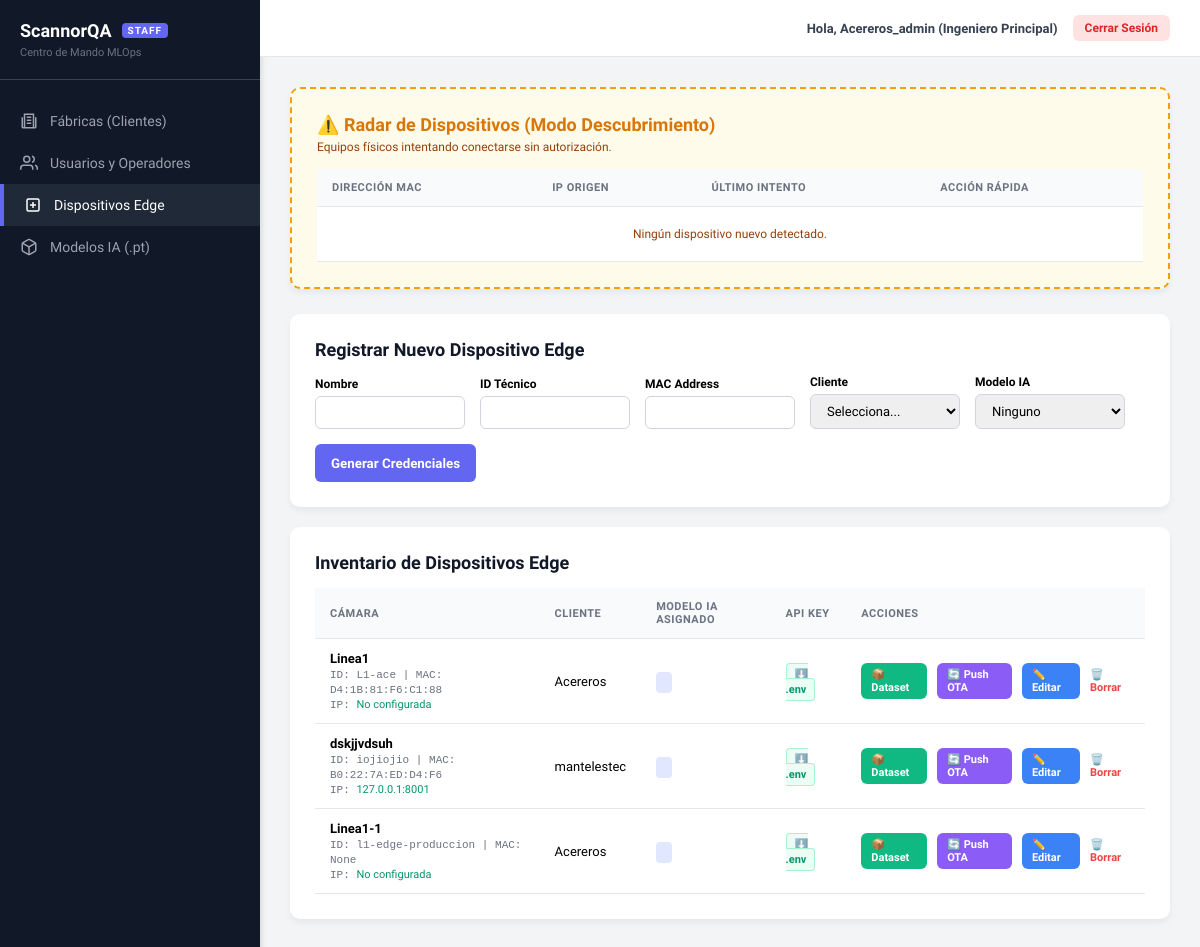
The app's page /staff/dispositivos/ (signed in) with its own data.
### Backend/models.py (models this page shows, shortened)
class Usuario(AbstractUser):
    ROLES = (
        ('superadmin', 'Staff ScannorQA'),
        ('admin_empresa', 'Admin de Empresa'),
        ('operador', 'Operador de Línea')
    )
    rol = models.CharField(max_length=20, choices=ROLES, default='operador')
    empresa = models.ForeignKey(Empresa, on_delete=models.CASCADE, null=True)

class Dispositivo(models.Model):
    empresa = models.ForeignKey(Empresa, on_delete=models.CASCADE, related_name='dispositivos')
    nombre = models.CharField(max_length=100, help_text="Ej. Línea 1 - Ensamblaje Frontal")
    device_id = models.CharField(max_length=100, unique=True, null=True, blank=True)
    mac_address = models.CharField(max_length=17, unique=True, null=True, blank=True, validators=[mac_validator])
    api_key = models.CharField(max_length=64, unique=True, editable=False)
    activo = models.BooleanField(default=True)
    ultimo_sync = models.DateTimeField(null=True, blank=True)
    modelo_asignado = models.ForeignKey(ModeloIA, on_delete=models.SET_NULL, null=True, blank=True)
    ip_local = models.CharField(max_length=50, blank=True, null=True, help_text="Ej: 192.168.1.50:8001")

class Empresa(models.Model):
    nombre = models.CharField(max_length=255, unique=True)
    activa = models.BooleanField(default=True)
    fecha_creacion = models.DateTimeField(auto_now_add=True)
    limite_usuarios = models.IntegerField(default=5, help_text="Cantidad máxima de operadores")
    ESTADOS_PLAN = (
        ('trial', 'Periodo de Prueba'),
        ('activo', 'Suscripción Activa'),
        ('suspendido', 'Suspendido por Pago')
    )
    estado_plan = models.CharField(max_length=30, choices=ESTADOS_PLAN, default='activo')

### Backend/views.py (the view, shortened to what this page needs)
# urls.py: path('staff/dispositivos/', views.staff_dispositivos, name='staff_dispositivos'),
@login_required
def staff_dispositivos(request):
    dispositivos = Dispositivo.objects.all().order_by('-id')
    empresas = Empresa.objects.all()
    intentos_conexion = IntentoConexionEdge.objects.all().order_by('-ultimo_intento')
    from .models import ModeloIA
    modelos_ia = ModeloIA.objects.all().order_by('-id')
    context = {
        'dispositivos': dispositivos,
        'empresas': empresas,
        'intentos_conexion': intentos_conexion,
        'modelos': modelos_ia
    }
    return render(request, 'staff/dispositivos.html', context)

### templates/staff/dispositivos.html (shortened to what this page needs)
{% extends 'staff/base_staff.html' %}
{% block content %}
<div class="staff-card" style="border: 2px dashed #f59e0b; background-color: #fffbeb; margin-bottom: 25px;">
    <h3 style="color: #d97706; margin-bottom: 5px;">⚠️ Radar de Dispositivos (Modo Descubrimiento)</h3>
    <p style="font-size: 12px; color: #92400e; margin-bottom: 15px;">Equipos físicos intentando conectarse sin autorización.</p>
    <table class="staff-table" style="background: white;">
        <thead>
            <tr><th>Dirección MAC</th><th>IP Origen</th><th>Último Intento</th><th>Acción rápida</th></tr>
        </thead>
        <tbody>
            {% for intento in intentos_conexion %}
            <tr>
                <td style="font-family: monospace; font-weight: bold; color: #b45309;">{{ intento.mac_address }}</td>
                <td style="font-size: 12px;">{{ intento.ip_origen }}</td><td style="font-size: 12px;">{{ intento.ultimo_intento|date:"d M Y, H:i" }}</td>
                <td><button type="button" onclick="prellenarMAC('{{ intento.mac_address }}')" class="btn-primary" style="background: #f59e0b; padding: 4px 10px; font-size: 11px; border: none;">Autorizar y Registrar</button></td>
            </tr>
            {% empty %}
            <tr><td colspan="4" style="text-align: center; padding: 20px; color: #92400e; font-size: 12px;">Ningún dispositivo nuevo detectado.</td></tr>
            {% endfor %}
        </tbody>
    </table>
</div>
<div class="staff-card">
    <h3>Registrar Nuevo Dispositivo Edge</h3>
    <form method="POST" style="display: flex; gap: 15px; align-items: flex-end; flex-wrap: wrap;">
        <div><label style="display: block; font-size: 12px; font-weight: bold; margin-bottom: 5px;">Nombre</label><input type="text" name="nombre" class="form-control" required style="width: 150px;"></div>
        <div><label style="display: block; font-size: 12px; font-weight: bold; margin-bottom: 5px;">ID Técnico</label><input type="text" name="device_id" class="form-control" required style="width: 150px;"></div>
        <div><label style="display: block; font-size: 12px; font-weight: bold; margin-bottom: 5px;">MAC Address</label><input type="text" name="mac_address" class="form-control" required style="width: 150px;"></div>
        <div><label style="display: block; font-size: 12px; font-weight: bold; margin-bottom: 5px;">Cliente</label>
            <select name="empresa_id" class="form-control" required style="width: 150px;">
                <option value="">Selecciona...</option>{% for empresa in empresas %}<option value="{{ empresa.id }}">{{ empresa.nombre }}</option>{% endfor %}
            </select>
        </div>
        <div><label style="display: block; font-size: 12px; font-weight: bold; margin-bottom: 5px;">Modelo IA</label>
            <select name="modelo_id" class="form-control" style="width: 150px;">
                <option value="">Ninguno</option>{% for modelo in modelos %}<option value="{{ modelo.id }}">{{ modelo.version }}</option>{% endfor %}
            </select>
        </div>
        <button type="submit" class="btn-primary" style="height: 38px;">Generar Credenciales</button>
    </form>
</div>
<div class="staff-card">
    <h3>Inventario de Dispositivos Edge</h3>
    <table class="staff-table">
        <thead>
            <tr><th>Cámara</th><th>Cliente</th><th>Modelo IA Asignado</th><th>API Key</th><th>Acciones</th></tr>
        </thead>
        <tbody>
            {% for dispositivo in dispositivos %}
            <tr>
                <td style="font-size: 13px;">
                    <strong>{{ dispositivo.nombre }}</strong><br>
                    <span style="font-size: 11px; color: #6b7280; font-family: monospace;">
                        ID: {{ dispositivo.device_id }} | MAC: {{ dispositivo.mac_address|default:"N/A" }}<br>
                        IP: <span style="color: #059669;">{{ dispositivo.ip_local|default:"No configurada" }}</span>
                    </span>
                </td>
                <td>{{ dispositivo.empresa.nombre }}</td>
                <td>
                    {% if dispositivo.modelo_asignado %}
                        <span style="background: #e0e7ff; color: #4338ca; padding: 4px 8px; border-radius: 4px; font-size: 11px; font-weight: bold;"> {{ dispositivo.modelo_asignado.version }}</span>
                    {% else %}
                        <span style="background: #f3f4f6; color: #6b7280; padding: 4px 8px; border-radius: 4px; font-size: 11px;">Ninguno</span>
                    {% endif %}
                </td>
                <td style="max-width: 150px;">
                    <a href="{% url 'descargar_env_dispositivo' dispositivo.id %}" style="font-size: 11px; color: #059669; text-decoration: none; font-weight: bold; padding: 4px 8px; background-color: #ecfdf5; border: 1px solid #a7f3d0; border-radius: 4px;">⬇️ .env</a>
                </td>
                <td>
                    <div style="display: flex; gap: 10px; align-items: center;">
                        <a href="{% url 'extraer_dataset' dispositivo.id %}" class="btn-primary" style="background: #10b981; text-decoration: none; padding: 5px 10px; font-size: 11px;">📦 Dataset</a>
                        <a href="{% url 'push_update_ota' dispositivo.id %}" class="btn-primary" style="background: #8b5cf6; text-decoration: none; padding: 5px 10px; font-size: 11px;">🔄 Push OTA</a>
                        <a href="{% url 'editar_dispositivo' dispositivo.id %}" class="btn-primary" style="background: #3b82f6; text-decoration: none; padding: 5px 10px; font-size: 11px;">✏️ Editar</a>
                        <a href="{% url 'eliminar_dispositivo' dispositivo.id %}" onclick="return confirm('¿Seguro que deseas eliminar esta cámara?');" style="color: #ef4444; text-decoration: none; font-size: 11px; font-weight: bold;">🗑️ Borrar</a>
                    </div>
                </td>
            </tr>
            {% empty %}
            <tr><td colspan="5" style="text-align: center; padding: 30px; color: #6b7280;">No hay dispositivos registrados.</td></tr>
            {% endfor %}
        </tbody>
    </table>
</div>
{% endblock %}

### templates/staff/base_staff.html (shortened to what this page needs)
{% load static %}
<!DOCTYPE html>
<html lang="es">
<head>
</head>
<body>
    <nav class="sidebar">
        <div class="sidebar-header">
            <h2>ScannorQA <span class="badge-staff">STAFF</span></h2>
            <p style="font-size: 11px; color: #6b7280; margin-top: 5px;">Centro de Mando MLOps</p>
        </div>
        <a href="{% url 'staff_empresas' %}" class="nav-link {% if request.resolver_match.url_name == 'staff_empresas' %}active{% endif %}">
            <svg viewBox="0 0 24 24" fill="none" stroke="currentColor" stroke-width="2"><path d="M3 21h18M3 7v14M21 7v14M6 21V3h12v18M9 7h6M9 11h6M9 15h6"/></svg>
            Fábricas (Clientes)
        </a>
        <a href="{% url 'staff_usuarios' %}" class="nav-link {% if request.resolver_match.url_name == 'staff_usuarios' %}active{% endif %}">
            <svg viewBox="0 0 24 24" fill="none" stroke="currentColor" stroke-width="2"><path d="M17 21v-2a4 4 0 0 0-4-4H5a4 4 0 0 0-4 4v2"/><circle cx="9" cy="7" r="4"/><path d="M23 21v-2a4 4 0 0 0-3-3.87M16 3.13a4 4 0 0 1 0 7.75"/></svg>
            Usuarios y Operadores
        </a>
        <a href="{% url 'staff_dispositivos' %}" class="nav-link {% if request.resolver_match.url_name == 'staff_dispositivos' %}active{% endif %}">
            <svg viewBox="0 0 24 24" fill="none" stroke="currentColor" stroke-width="2"><rect x="4" y="4" width="16" height="16" rx="2" ry="2"/><path d="M12 8v8M8 12h8"/></svg>
            Dispositivos Edge
        </a>
        <a href="{% url 'staff_modelos' %}" class="nav-link {% if request.resolver_match.url_name == 'staff_modelos' %}active{% endif %}">
            <svg viewBox="0 0 24 24" fill="none" stroke="currentColor" stroke-width="2"><path d="M21 16V8a2 2 0 0 0-1-1.73l-7-4a2 2 0 0 0-2 0l-7 4A2 2 0 0 0 3 8v8a2 2 0 0 0 1 1.73l7 4a2 2 0 0 0 2 0l7-4A2 2 0 0 0 21 16z"/><polyline points="3.27 6.96 12 12.01 20.73 6.96"/><line x1="12" y1="22.08" x2="12" y2="12"/></svg>
            Modelos IA (.pt)
        </a>
    </nav>
    <div class="main-content">
        <header class="topbar">
            <div class="user-profile">
                Hola, {{ user.username }} (Ingeniero Principal)
                <a href="{% url 'logout' %}" class="btn-logout">Cerrar Sesión</a>
            </div>
        </header>
        <main class="content-wrapper">
            {% block content %}
            {% endblock %}
        </main>
    </div>
</body>
</html>

### templates/staff/base_staff.html (style rules this page uses)
:root { --bg-dark: #111827; --bg-panel: #1f2937; --text-main: #f9fafb; --text-muted: #9ca3af; --accent: #6366f1; --accent-hover: #4f46e5; }
* { margin: 0; padding: 0; box-sizing: border-box; font-family: 'Plus Jakarta Sans', sans-serif; }
body { display: flex; height: 100vh; background-color: #f3f4f6; overflow: hidden; }
.sidebar { width: 260px; background-color: var(--bg-dark); color: var(--text-main); display: flex; flex-direction: column; padding: 20px 0; box-shadow: 2px 0 5px rgba(0,0,0,0.1); }
.sidebar-header { padding: 0 20px 20px 20px; border-bottom: 1px solid #374151; margin-bottom: 20px; }
.sidebar-header h2 { font-size: 18px; font-weight: 700; color: #fff; display: flex; align-items: center; gap: 10px; }
.badge-staff { background: var(--accent); color: white; padding: 2px 6px; border-radius: 4px; font-size: 10px; font-weight: bold; letter-spacing: 1px; }
.nav-link { display: flex; align-items: center; padding: 12px 20px; color: var(--text-muted); text-decoration: none; font-size: 14px; font-weight: 500; transition: 0.2s; gap: 12px; }
.nav-link:hover, .nav-link.active { background-color: var(--bg-panel); color: #fff; border-left: 4px solid var(--accent); }
.nav-link svg { width: 18px; height: 18px; }
.main-content { flex: 1; display: flex; flex-direction: column; overflow-y: auto; }
.topbar { background: white; padding: 15px 30px; display: flex; justify-content: flex-end; align-items: center; border-bottom: 1px solid #e5e7eb; }
.user-profile { font-size: 13px; font-weight: 600; color: #374151; display: flex; align-items: center; gap: 15px; }
.btn-logout { background: #fee2e2; color: #dc2626; text-decoration: none; padding: 6px 12px; border-radius: 6px; font-size: 12px; font-weight: bold; }
.content-wrapper { padding: 30px; }
.staff-card { background: white; border-radius: 10px; box-shadow: 0 4px 6px rgba(0,0,0,0.05); padding: 25px; margin-bottom: 20px; }
.staff-card h3 { margin-bottom: 15px; color: #111827; font-size: 18px; }
.staff-table { width: 100%; border-collapse: collapse; }
.staff-table th, .staff-table td { padding: 12px 15px; text-align: left; border-bottom: 1px solid #e5e7eb; font-size: 13px; }
.staff-table th { background-color: #f9fafb; color: #6b7280; font-weight: 600; text-transform: uppercase; font-size: 11px; letter-spacing: 0.5px; }
.form-control { padding: 8px 12px; border: 1px solid #d1d5db; border-radius: 6px; font-size: 13px; }
.btn-primary { background: var(--accent); color: white; border: none; padding: 8px 16px; border-radius: 6px; font-weight: 600; cursor: pointer; }

### records on screen
Usuario: username "Acereros_admin"
Dispositivo: nombre "Linea1", device_id "L1-ace", mac_address "D4:1B:81:F6:C1:88", ip_local "No configurada", empresa.nombre "Acereros"
Dispositivo: nombre "dskjjvdsuh", device_id "iojiojio", mac_address "B0:22:7A:ED:D4:F6", ip_local "127.0.0.1:8001", empresa.nombre "mantelestec"
Dispositivo: nombre "Linea1-1", device_id "l1-edge-produccion", mac_address "None", ip_local "No configurada", empresa.nombre "Acereros"
